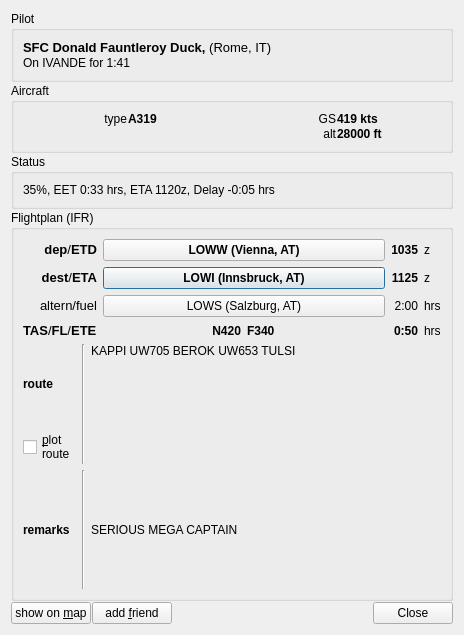
<?xml version="1.0" encoding="UTF-8"?>
<ui version="4.0">
 <class>PilotDetails</class>
 <widget class="QDialog" name="PilotDetails">
  <property name="geometry">
   <rect>
    <x>0</x>
    <y>0</y>
    <width>464</width>
    <height>635</height>
   </rect>
  </property>
  <property name="windowTitle">
   <string>AUA325</string>
  </property>
  <property name="windowIcon">
   <iconset resource="Resources.qrc">
    <normaloff>:/icons/qutescoop.png</normaloff>:/icons/qutescoop.png</iconset>
  </property>
  <layout class="QVBoxLayout" name="verticalLayout">
   <property name="spacing">
    <number>1</number>
   </property>
   <item>
    <widget class="QGroupBox" name="groupBox">
     <property name="title">
      <string>Pilot</string>
     </property>
     <layout class="QVBoxLayout">
      <property name="spacing">
       <number>1</number>
      </property>
      <item>
       <widget class="QLabel" name="lblPilotInfo">
        <property name="text">
         <string>&lt;!DOCTYPE HTML PUBLIC &quot;-//W3C//DTD HTML 4.0//EN&quot; &quot;http://www.w3.org/TR/REC-html40/strict.dtd&quot;&gt;
&lt;html&gt;&lt;head&gt;&lt;meta name=&quot;qrichtext&quot; content=&quot;1&quot; /&gt;&lt;style type=&quot;text/css&quot;&gt;
p, li { white-space: pre-wrap; }
&lt;/style&gt;&lt;/head&gt;&lt;body style=&quot; font-family:'Ubuntu'; font-size:10pt; font-weight:400; font-style:normal;&quot;&gt;
&lt;p style=&quot; margin-top:0px; margin-bottom:0px; margin-left:0px; margin-right:0px; -qt-block-indent:0; text-indent:0px;&quot;&gt;&lt;span style=&quot; font-family:'UnDotum'; font-weight:600;&quot;&gt;SFC Donald Fauntleroy Duck, &lt;/span&gt;&lt;span style=&quot; font-family:'UnDotum';&quot;&gt;(Rome, IT)&lt;/span&gt;&lt;/p&gt;&lt;/body&gt;&lt;/html&gt;</string>
        </property>
        <property name="alignment">
         <set>Qt::AlignLeading|Qt::AlignLeft|Qt::AlignTop</set>
        </property>
        <property name="openExternalLinks">
         <bool>true</bool>
        </property>
       </widget>
      </item>
      <item>
       <widget class="QLabel" name="lblConnected">
        <property name="text">
         <string>On IVANDE for 1:41</string>
        </property>
       </widget>
      </item>
     </layout>
    </widget>
   </item>
   <item>
    <widget class="QGroupBox" name="groupBox_2">
     <property name="title">
      <string>Aircraft</string>
     </property>
     <layout class="QVBoxLayout">
      <property name="spacing">
       <number>1</number>
      </property>
      <item>
       <layout class="QGridLayout" name="gridLayout_2">
        <property name="verticalSpacing">
         <number>1</number>
        </property>
        <item row="0" column="0">
         <widget class="QLabel" name="label_10">
          <property name="text">
           <string>type</string>
          </property>
          <property name="alignment">
           <set>Qt::AlignRight|Qt::AlignTrailing|Qt::AlignVCenter</set>
          </property>
         </widget>
        </item>
        <item row="0" column="1">
         <widget class="QLabel" name="lblAircraft">
          <property name="font">
           <font>
            <weight>75</weight>
            <bold>true</bold>
           </font>
          </property>
          <property name="toolTip">
           <string>As enterred in flightplan.</string>
          </property>
          <property name="text">
           <string>A319</string>
          </property>
         </widget>
        </item>
        <item row="0" column="2">
         <widget class="QLabel" name="label_13">
          <property name="toolTip">
           <string>Groundspeed</string>
          </property>
          <property name="text">
           <string>GS</string>
          </property>
          <property name="alignment">
           <set>Qt::AlignRight|Qt::AlignTrailing|Qt::AlignVCenter</set>
          </property>
         </widget>
        </item>
        <item row="0" column="3">
         <widget class="QLabel" name="lblGroundspeed">
          <property name="font">
           <font>
            <weight>75</weight>
            <bold>true</bold>
           </font>
          </property>
          <property name="text">
           <string>419 kts</string>
          </property>
         </widget>
        </item>
        <item row="1" column="3">
         <widget class="QLabel" name="lblAltitude">
          <property name="font">
           <font>
            <weight>75</weight>
            <bold>true</bold>
           </font>
          </property>
          <property name="text">
           <string>28000 ft</string>
          </property>
         </widget>
        </item>
        <item row="1" column="2">
         <widget class="QLabel" name="label_15">
          <property name="toolTip">
           <string>Altitude</string>
          </property>
          <property name="text">
           <string>alt</string>
          </property>
          <property name="alignment">
           <set>Qt::AlignRight|Qt::AlignTrailing|Qt::AlignVCenter</set>
          </property>
         </widget>
        </item>
       </layout>
      </item>
     </layout>
    </widget>
   </item>
   <item>
    <widget class="QGroupBox" name="groupStatus">
     <property name="title">
      <string>Status</string>
     </property>
     <layout class="QVBoxLayout" name="verticalLayout_3">
      <item>
       <widget class="QLabel" name="lblFlightStatus">
        <property name="toolTip">
         <string>EET: Estimated remaining Enroute Time, ETA: Estimated Time of Arrival (constantly updated), delay: According to planned ETA</string>
        </property>
        <property name="text">
         <string>35%, EET 0:33 hrs, ETA 1120z, Delay -0:05 hrs</string>
        </property>
        <property name="textFormat">
         <enum>Qt::RichText</enum>
        </property>
        <property name="wordWrap">
         <bool>true</bool>
        </property>
       </widget>
      </item>
     </layout>
    </widget>
   </item>
   <item>
    <widget class="QGroupBox" name="groupFp">
     <property name="title">
      <string>Flightplan (IFR)</string>
     </property>
     <layout class="QGridLayout" name="gridLayout_3">
      <item row="0" column="0">
       <layout class="QGridLayout" name="gridLayout">
        <item row="0" column="0">
         <widget class="QLabel" name="label_3">
          <property name="toolTip">
           <string>Departure aerodrome / Estimated Time of Departure</string>
          </property>
          <property name="text">
           <string>&lt;!DOCTYPE HTML PUBLIC &quot;-//W3C//DTD HTML 4.0//EN&quot; &quot;http://www.w3.org/TR/REC-html40/strict.dtd&quot;&gt;
&lt;html&gt;&lt;head&gt;&lt;meta name=&quot;qrichtext&quot; content=&quot;1&quot; /&gt;&lt;style type=&quot;text/css&quot;&gt;
p, li { white-space: pre-wrap; }
&lt;/style&gt;&lt;/head&gt;&lt;body style=&quot; font-family:'Ubuntu'; font-size:10pt; font-weight:400; font-style:normal;&quot;&gt;
&lt;p style=&quot; margin-top:0px; margin-bottom:0px; margin-left:0px; margin-right:0px; -qt-block-indent:0; text-indent:0px;&quot;&gt;&lt;span style=&quot; font-family:'UnDotum'; font-weight:600;&quot;&gt;dep&lt;/span&gt;&lt;span style=&quot; font-family:'UnDotum';&quot;&gt;/&lt;/span&gt;&lt;span style=&quot; font-family:'UnDotum'; font-weight:600;&quot;&gt;ETD&lt;/span&gt;&lt;/p&gt;&lt;/body&gt;&lt;/html&gt;</string>
          </property>
          <property name="textFormat">
           <enum>Qt::RichText</enum>
          </property>
          <property name="alignment">
           <set>Qt::AlignRight|Qt::AlignTrailing|Qt::AlignVCenter</set>
          </property>
         </widget>
        </item>
        <item row="1" column="0">
         <widget class="QLabel" name="label_4">
          <property name="toolTip">
           <string>Destination aerodrome / Estimated Time of Arrival (flightplan)</string>
          </property>
          <property name="text">
           <string>&lt;!DOCTYPE HTML PUBLIC &quot;-//W3C//DTD HTML 4.0//EN&quot; &quot;http://www.w3.org/TR/REC-html40/strict.dtd&quot;&gt;
&lt;html&gt;&lt;head&gt;&lt;meta name=&quot;qrichtext&quot; content=&quot;1&quot; /&gt;&lt;style type=&quot;text/css&quot;&gt;
p, li { white-space: pre-wrap; }
&lt;/style&gt;&lt;/head&gt;&lt;body style=&quot; font-family:'Ubuntu'; font-size:10pt; font-weight:400; font-style:normal;&quot;&gt;
&lt;p style=&quot; margin-top:0px; margin-bottom:0px; margin-left:0px; margin-right:0px; -qt-block-indent:0; text-indent:0px;&quot;&gt;&lt;span style=&quot; font-family:'UnDotum'; font-weight:600;&quot;&gt;dest&lt;/span&gt;&lt;span style=&quot; font-family:'UnDotum';&quot;&gt;/&lt;/span&gt;&lt;span style=&quot; font-family:'UnDotum'; font-weight:600;&quot;&gt;ETA&lt;/span&gt;&lt;/p&gt;&lt;/body&gt;&lt;/html&gt;</string>
          </property>
          <property name="textFormat">
           <enum>Qt::RichText</enum>
          </property>
          <property name="alignment">
           <set>Qt::AlignRight|Qt::AlignTrailing|Qt::AlignVCenter</set>
          </property>
         </widget>
        </item>
        <item row="1" column="2">
         <widget class="QLabel" name="lblPlanEta">
          <property name="font">
           <font>
            <weight>75</weight>
            <bold>true</bold>
           </font>
          </property>
          <property name="text">
           <string>1125</string>
          </property>
          <property name="alignment">
           <set>Qt::AlignRight|Qt::AlignTrailing|Qt::AlignVCenter</set>
          </property>
         </widget>
        </item>
        <item row="0" column="2">
         <widget class="QLabel" name="lblPlanEtd">
          <property name="sizePolicy">
           <sizepolicy hsizetype="Preferred" vsizetype="Preferred">
            <horstretch>0</horstretch>
            <verstretch>0</verstretch>
           </sizepolicy>
          </property>
          <property name="font">
           <font>
            <weight>75</weight>
            <bold>true</bold>
           </font>
          </property>
          <property name="text">
           <string>1035</string>
          </property>
          <property name="alignment">
           <set>Qt::AlignRight|Qt::AlignTrailing|Qt::AlignVCenter</set>
          </property>
         </widget>
        </item>
        <item row="3" column="1">
         <layout class="QHBoxLayout" name="horizontalLayout_2">
          <item>
           <widget class="QLabel" name="lblPlanTas">
            <property name="font">
             <font>
              <weight>75</weight>
              <bold>true</bold>
             </font>
            </property>
            <property name="text">
             <string>N420</string>
            </property>
            <property name="alignment">
             <set>Qt::AlignRight|Qt::AlignTrailing|Qt::AlignVCenter</set>
            </property>
           </widget>
          </item>
          <item>
           <widget class="QLabel" name="lblPlanFl">
            <property name="font">
             <font>
              <weight>75</weight>
              <bold>true</bold>
             </font>
            </property>
            <property name="text">
             <string>F340</string>
            </property>
           </widget>
          </item>
         </layout>
        </item>
        <item row="3" column="0">
         <widget class="QLabel" name="label_2">
          <property name="toolTip">
           <string>Filed True Airspeed / Cruise Level / Estimated Time Enroute (according to flightplan)</string>
          </property>
          <property name="text">
           <string>&lt;!DOCTYPE HTML PUBLIC &quot;-//W3C//DTD HTML 4.0//EN&quot; &quot;http://www.w3.org/TR/REC-html40/strict.dtd&quot;&gt;
&lt;html&gt;&lt;head&gt;&lt;meta name=&quot;qrichtext&quot; content=&quot;1&quot; /&gt;&lt;style type=&quot;text/css&quot;&gt;
p, li { white-space: pre-wrap; }
&lt;/style&gt;&lt;/head&gt;&lt;body style=&quot; font-family:'UnDotum'; font-size:10pt; font-weight:400; font-style:normal;&quot;&gt;
&lt;p style=&quot; margin-top:0px; margin-bottom:0px; margin-left:0px; margin-right:0px; -qt-block-indent:0; text-indent:0px;&quot;&gt;&lt;span style=&quot; font-weight:600;&quot;&gt;TAS&lt;/span&gt;/&lt;span style=&quot; font-weight:600;&quot;&gt;FL&lt;/span&gt;/&lt;span style=&quot; font-weight:600;&quot;&gt;ETE&lt;/span&gt;&lt;/p&gt;&lt;/body&gt;&lt;/html&gt;</string>
          </property>
          <property name="textFormat">
           <enum>Qt::RichText</enum>
          </property>
         </widget>
        </item>
        <item row="3" column="2">
         <widget class="QLabel" name="lblPlanEte">
          <property name="font">
           <font>
            <weight>75</weight>
            <bold>true</bold>
           </font>
          </property>
          <property name="text">
           <string>0:50</string>
          </property>
          <property name="alignment">
           <set>Qt::AlignRight|Qt::AlignTrailing|Qt::AlignVCenter</set>
          </property>
         </widget>
        </item>
        <item row="1" column="1">
         <layout class="QHBoxLayout" name="horizontalLayout">
          <item>
           <widget class="QPushButton" name="buttonDest">
            <property name="sizePolicy">
             <sizepolicy hsizetype="MinimumExpanding" vsizetype="Preferred">
              <horstretch>0</horstretch>
              <verstretch>0</verstretch>
             </sizepolicy>
            </property>
            <property name="font">
             <font>
              <weight>75</weight>
              <bold>true</bold>
             </font>
            </property>
            <property name="text">
             <string>LOWI (Innsbruck, AT)</string>
            </property>
            <property name="flat">
             <bool>false</bool>
            </property>
           </widget>
          </item>
         </layout>
        </item>
        <item row="0" column="1">
         <layout class="QHBoxLayout" name="horizontalLayout_3" stretch="1">
          <item>
           <widget class="QPushButton" name="buttonFrom">
            <property name="sizePolicy">
             <sizepolicy hsizetype="MinimumExpanding" vsizetype="Preferred">
              <horstretch>0</horstretch>
              <verstretch>0</verstretch>
             </sizepolicy>
            </property>
            <property name="font">
             <font>
              <weight>75</weight>
              <bold>true</bold>
             </font>
            </property>
            <property name="text">
             <string>LOWW (Vienna, AT)</string>
            </property>
            <property name="flat">
             <bool>false</bool>
            </property>
           </widget>
          </item>
         </layout>
        </item>
        <item row="0" column="3">
         <widget class="QLabel" name="label_5">
          <property name="text">
           <string>z</string>
          </property>
         </widget>
        </item>
        <item row="1" column="3">
         <widget class="QLabel" name="label_7">
          <property name="text">
           <string>z</string>
          </property>
         </widget>
        </item>
        <item row="3" column="3">
         <widget class="QLabel" name="label_8">
          <property name="text">
           <string>hrs</string>
          </property>
         </widget>
        </item>
        <item row="2" column="0">
         <widget class="QLabel" name="label_9">
          <property name="toolTip">
           <string>Alternate aerodrome / Fuel on Board</string>
          </property>
          <property name="text">
           <string>&lt;!DOCTYPE HTML PUBLIC &quot;-//W3C//DTD HTML 4.0//EN&quot; &quot;http://www.w3.org/TR/REC-html40/strict.dtd&quot;&gt;
&lt;html&gt;&lt;head&gt;&lt;meta name=&quot;qrichtext&quot; content=&quot;1&quot; /&gt;&lt;style type=&quot;text/css&quot;&gt;
p, li { white-space: pre-wrap; }
&lt;/style&gt;&lt;/head&gt;&lt;body style=&quot; font-family:'Ubuntu'; font-size:10pt; font-weight:400; font-style:normal;&quot;&gt;
&lt;p style=&quot; margin-top:0px; margin-bottom:0px; margin-left:0px; margin-right:0px; -qt-block-indent:0; text-indent:0px;&quot;&gt;&lt;span style=&quot; font-family:'UnDotum';&quot;&gt;altern/fuel&lt;/span&gt;&lt;/p&gt;&lt;/body&gt;&lt;/html&gt;</string>
          </property>
          <property name="textFormat">
           <enum>Qt::RichText</enum>
          </property>
          <property name="alignment">
           <set>Qt::AlignRight|Qt::AlignTrailing|Qt::AlignVCenter</set>
          </property>
         </widget>
        </item>
        <item row="2" column="3">
         <widget class="QLabel" name="label_11">
          <property name="text">
           <string>hrs</string>
          </property>
         </widget>
        </item>
        <item row="2" column="2">
         <widget class="QLabel" name="lblFuel">
          <property name="text">
           <string>2:00</string>
          </property>
          <property name="alignment">
           <set>Qt::AlignRight|Qt::AlignTrailing|Qt::AlignVCenter</set>
          </property>
         </widget>
        </item>
        <item row="2" column="1">
         <layout class="QHBoxLayout" name="horizontalLayout_5">
          <item>
           <widget class="QPushButton" name="buttonAlt">
            <property name="sizePolicy">
             <sizepolicy hsizetype="MinimumExpanding" vsizetype="Preferred">
              <horstretch>0</horstretch>
              <verstretch>0</verstretch>
             </sizepolicy>
            </property>
            <property name="text">
             <string>LOWS (Salzburg, AT)</string>
            </property>
            <property name="flat">
             <bool>false</bool>
            </property>
           </widget>
          </item>
         </layout>
        </item>
       </layout>
      </item>
      <item row="1" column="0">
       <layout class="QGridLayout" name="gridLayout_4">
        <item row="0" column="0">
         <layout class="QVBoxLayout" name="verticalLayout_2">
          <item>
           <widget class="QLabel" name="label_6">
            <property name="sizePolicy">
             <sizepolicy hsizetype="Maximum" vsizetype="Preferred">
              <horstretch>0</horstretch>
              <verstretch>0</verstretch>
             </sizepolicy>
            </property>
            <property name="font">
             <font>
              <weight>75</weight>
              <bold>true</bold>
             </font>
            </property>
            <property name="text">
             <string>route</string>
            </property>
            <property name="alignment">
             <set>Qt::AlignRight|Qt::AlignTrailing|Qt::AlignVCenter</set>
            </property>
           </widget>
          </item>
          <item>
           <widget class="QCheckBox" name="cbPlotRoute">
            <property name="sizePolicy">
             <sizepolicy hsizetype="Maximum" vsizetype="Fixed">
              <horstretch>0</horstretch>
              <verstretch>0</verstretch>
             </sizepolicy>
            </property>
            <property name="toolTip">
             <string>Plot route on map (requires Navigation Database). Also accessible via right click on the airplane's label on the map. (Uses Navigation Database if available)</string>
            </property>
            <property name="text">
             <string>&amp;plot
route</string>
            </property>
           </widget>
          </item>
         </layout>
        </item>
        <item row="0" column="2">
         <widget class="QLabel" name="lblRoute">
          <property name="sizePolicy">
           <sizepolicy hsizetype="Preferred" vsizetype="Expanding">
            <horstretch>0</horstretch>
            <verstretch>0</verstretch>
           </sizepolicy>
          </property>
          <property name="mouseTracking">
           <bool>true</bool>
          </property>
          <property name="text">
           <string>KAPPI UW705 BEROK UW653 TULSI</string>
          </property>
          <property name="alignment">
           <set>Qt::AlignLeading|Qt::AlignLeft|Qt::AlignTop</set>
          </property>
          <property name="wordWrap">
           <bool>true</bool>
          </property>
          <property name="textInteractionFlags">
           <set>Qt::LinksAccessibleByMouse|Qt::TextSelectableByMouse</set>
          </property>
         </widget>
        </item>
        <item row="1" column="0">
         <widget class="QLabel" name="label">
          <property name="sizePolicy">
           <sizepolicy hsizetype="Maximum" vsizetype="Preferred">
            <horstretch>0</horstretch>
            <verstretch>0</verstretch>
           </sizepolicy>
          </property>
          <property name="font">
           <font>
            <weight>75</weight>
            <bold>true</bold>
           </font>
          </property>
          <property name="text">
           <string>remarks</string>
          </property>
         </widget>
        </item>
        <item row="1" column="2">
         <widget class="QLabel" name="lblRemarks">
          <property name="sizePolicy">
           <sizepolicy hsizetype="Preferred" vsizetype="Expanding">
            <horstretch>0</horstretch>
            <verstretch>0</verstretch>
           </sizepolicy>
          </property>
          <property name="text">
           <string>SERIOUS MEGA CAPTAIN</string>
          </property>
          <property name="wordWrap">
           <bool>true</bool>
          </property>
         </widget>
        </item>
        <item row="0" column="1">
         <widget class="Line" name="line">
          <property name="orientation">
           <enum>Qt::Vertical</enum>
          </property>
         </widget>
        </item>
        <item row="1" column="1">
         <widget class="Line" name="line_2">
          <property name="orientation">
           <enum>Qt::Vertical</enum>
          </property>
         </widget>
        </item>
       </layout>
      </item>
     </layout>
    </widget>
   </item>
   <item>
    <layout class="QHBoxLayout">
     <item>
      <widget class="QPushButton" name="buttonShowOnMap">
       <property name="text">
        <string>show on &amp;map</string>
       </property>
       <property name="shortcut">
        <string>S</string>
       </property>
       <property name="autoDefault">
        <bool>false</bool>
       </property>
      </widget>
     </item>
     <item>
      <widget class="QPushButton" name="buttonAddFriend">
       <property name="text">
        <string>add &amp;friend</string>
       </property>
      </widget>
     </item>
     <item>
      <widget class="QDialogButtonBox" name="buttonBox">
       <property name="standardButtons">
        <set>QDialogButtonBox::Close</set>
       </property>
      </widget>
     </item>
    </layout>
   </item>
  </layout>
 </widget>
 <tabstops>
  <tabstop>buttonFrom</tabstop>
  <tabstop>buttonDest</tabstop>
  <tabstop>buttonAlt</tabstop>
  <tabstop>buttonShowOnMap</tabstop>
  <tabstop>buttonAddFriend</tabstop>
  <tabstop>buttonBox</tabstop>
 </tabstops>
 <resources>
  <include location="Resources.qrc"/>
 </resources>
 <connections>
  <connection>
   <sender>buttonShowOnMap</sender>
   <signal>clicked()</signal>
   <receiver>PilotDetails</receiver>
   <slot>close()</slot>
   <hints>
    <hint type="sourcelabel">
     <x>94</x>
     <y>602</y>
    </hint>
    <hint type="destinationlabel">
     <x>177</x>
     <y>259</y>
    </hint>
   </hints>
  </connection>
  <connection>
   <sender>buttonBox</sender>
   <signal>clicked(QAbstractButton*)</signal>
   <receiver>PilotDetails</receiver>
   <slot>close()</slot>
   <hints>
    <hint type="sourcelabel">
     <x>331</x>
     <y>583</y>
    </hint>
    <hint type="destinationlabel">
     <x>294</x>
     <y>523</y>
    </hint>
   </hints>
  </connection>
 </connections>
</ui>
